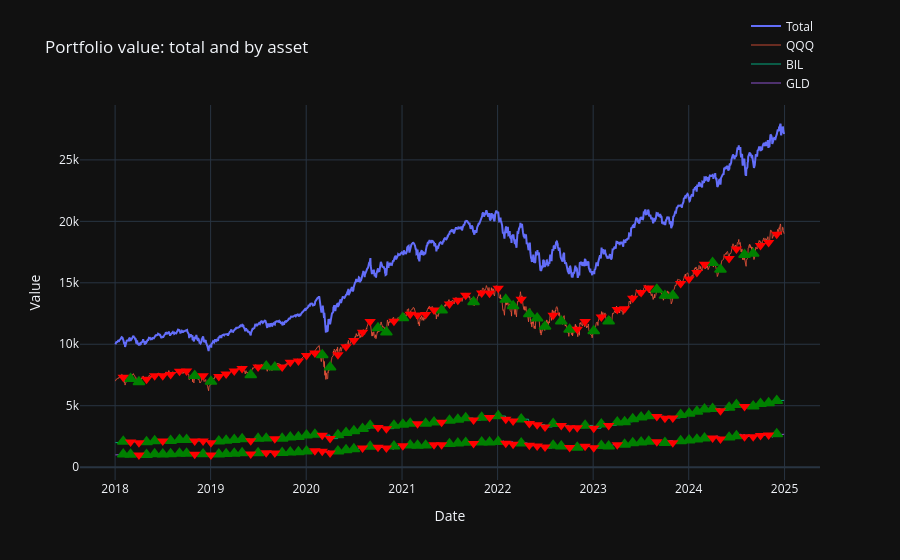
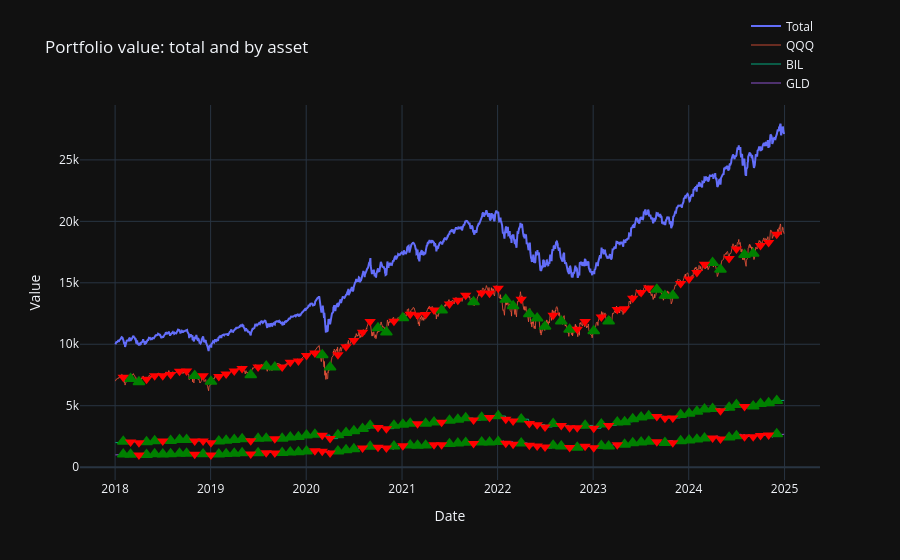

Notebook cell for these charts, in order:
### Code cell
from tiportfolio.report import plot_portfolio_with_assets_interactive

fig = plot_portfolio_with_assets_interactive(result, mark_rebalances=True)
fig.show()
